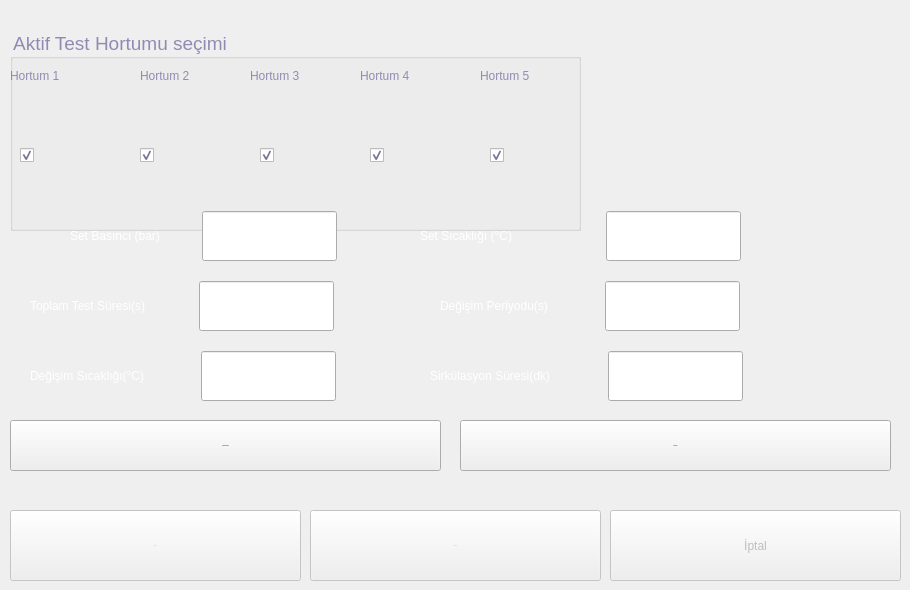
        <widget class="QWidget" name="p1500h">
         <widget class="QGroupBox" name="groupBox">
          <property name="geometry">
           <rect>
            <x>10</x>
            <y>30</y>
            <width>571</width>
            <height>201</height>
           </rect>
          </property>
          <property name="font">
           <font>
            <family>MS Shell Dlg 2</family>
            <pointsize>14</pointsize>
            <weight>50</weight>
            <italic>false</italic>
            <bold>false</bold>
           </font>
          </property>
          <property name="styleSheet">
           <string notr="true">font: 14pt &quot;MS Shell Dlg 2&quot;;
color :rgb(145, 139, 179);
</string>
          </property>
          <property name="title">
           <string>Aktif Test Hortumu seçimi</string>
          </property>
          <property name="alignment">
           <set>Qt::AlignLeading|Qt::AlignLeft|Qt::AlignVCenter</set>
          </property>
          <property name="flat">
           <bool>true</bool>
          </property>
          <property name="checkable">
           <bool>false</bool>
          </property>
          <widget class="QLabel" name="label_8">
           <property name="geometry">
            <rect>
             <x>470</x>
             <y>30</y>
             <width>91</width>
             <height>31</height>
            </rect>
           </property>
           <property name="text">
            <string>Hortum 5</string>
           </property>
           <property name="margin">
            <number>3</number>
           </property>
          </widget>
          <widget class="QCheckBox" name="checkBox_4">
           <property name="geometry">
            <rect>
             <x>130</x>
             <y>90</y>
             <width>61</width>
             <height>71</height>
            </rect>
           </property>
           <property name="text">
            <string/>
           </property>
           <property name="checked">
            <bool>true</bool>
           </property>
          </widget>
          <widget class="QCheckBox" name="checkBox_3">
           <property name="geometry">
            <rect>
             <x>480</x>
             <y>90</y>
             <width>61</width>
             <height>71</height>
            </rect>
           </property>
           <property name="text">
            <string/>
           </property>
           <property name="iconSize">
            <size>
             <width>32</width>
             <height>32</height>
            </size>
           </property>
           <property name="checked">
            <bool>true</bool>
           </property>
          </widget>
          <widget class="QCheckBox" name="checkBox">
           <property name="geometry">
            <rect>
             <x>10</x>
             <y>90</y>
             <width>61</width>
             <height>71</height>
            </rect>
           </property>
           <property name="text">
            <string/>
           </property>
           <property name="checkable">
            <bool>true</bool>
           </property>
           <property name="checked">
            <bool>true</bool>
           </property>
           <property name="tristate">
            <bool>false</bool>
           </property>
          </widget>
          <widget class="QLabel" name="label_6">
           <property name="geometry">
            <rect>
             <x>240</x>
             <y>30</y>
             <width>91</width>
             <height>31</height>
            </rect>
           </property>
           <property name="text">
            <string>Hortum 3</string>
           </property>
           <property name="margin">
            <number>3</number>
           </property>
          </widget>
          <widget class="QCheckBox" name="checkBox_2">
           <property name="geometry">
            <rect>
             <x>360</x>
             <y>90</y>
             <width>61</width>
             <height>71</height>
            </rect>
           </property>
           <property name="text">
            <string/>
           </property>
           <property name="checked">
            <bool>true</bool>
           </property>
          </widget>
          <widget class="QLabel" name="label_4">
           <property name="geometry">
            <rect>
             <x>0</x>
             <y>30</y>
             <width>91</width>
             <height>31</height>
            </rect>
           </property>
           <property name="text">
            <string>Hortum 1</string>
           </property>
           <property name="margin">
            <number>3</number>
           </property>
          </widget>
          <widget class="QLabel" name="label_7">
           <property name="geometry">
            <rect>
             <x>350</x>
             <y>30</y>
             <width>91</width>
             <height>31</height>
            </rect>
           </property>
           <property name="text">
            <string>Hortum 4</string>
           </property>
           <property name="margin">
            <number>3</number>
           </property>
          </widget>
          <widget class="QLabel" name="label_5">
           <property name="geometry">
            <rect>
             <x>130</x>
             <y>30</y>
             <width>91</width>
             <height>31</height>
            </rect>
           </property>
           <property name="text">
            <string>Hortum 2</string>
           </property>
           <property name="margin">
            <number>3</number>
           </property>
          </widget>
          <widget class="QCheckBox" name="checkBox_5">
           <property name="geometry">
            <rect>
             <x>250</x>
             <y>90</y>
             <width>61</width>
             <height>71</height>
            </rect>
           </property>
           <property name="text">
            <string/>
           </property>
           <property name="checked">
            <bool>true</bool>
           </property>
          </widget>
         </widget>
         <widget class="QPushButton" name="bPauseTest1500h">
          <property name="enabled">
           <bool>false</bool>
          </property>
          <property name="geometry">
           <rect>
            <x>310</x>
            <y>510</y>
            <width>291</width>
            <height>71</height>
           </rect>
          </property>
          <property name="minimumSize">
           <size>
            <width>94</width>
            <height>50</height>
           </size>
          </property>
          <property name="font">
           <font>
            <family>Gill Sans MT</family>
            <pointsize>-1</pointsize>
           </font>
          </property>
          <property name="styleSheet">
           <string notr="true">/*QPushButton {
color: #fff;
font-family: &quot;Gill Sans MT&quot;;
font-size: 21px;
border: 2px solid #c3fcf1;
border-radius: 11px;
padding: 5px;
background: qradialgradient(cx: 0.3, cy: -0.6,
fx: 0.3, fy: -0.4,
radius: 1.35, stop: 0 #65BAAB, stop: 1 #0E62A0);
min-width: 80px;
}
QPushButton:hover {
background: qradialgradient(cx: 0.3, cy: -0.4,
fx: 0.3, fy: -0.4,
radius: 1.35, stop: 0 #65BAAB, stop: 1 #0E62A0);
}
QPushButton:pressed {
background: qradialgradient(cx: 0.4, cy: -0.1,
fx: 0.4, fy: -0.1,
radius: 1.35, stop: 0 #65BAAB, stop: 1 #ddd);
}
QPushButton:disabled {
color: #888;
background: qradialgradient(cx: 0.4, cy: -0.1,
fx: 0.4, fy: -0.1,
radius: 1.35, stop: 0 #65BAAB, stop: 1 #ddd);
}</string>
          </property>
          <property name="text">
           <string>Beklet</string>
          </property>
         </widget>
         <widget class="QPushButton" name="bStopTest1500h">
          <property name="enabled">
           <bool>false</bool>
          </property>
          <property name="geometry">
           <rect>
            <x>610</x>
            <y>510</y>
            <width>291</width>
            <height>71</height>
           </rect>
          </property>
          <property name="minimumSize">
           <size>
            <width>94</width>
            <height>50</height>
           </size>
          </property>
          <property name="styleSheet">
           <string notr="true">/*QPushButton {
color: #fff;
font-family: &quot;Gill Sans MT&quot;;
font-size: 21px;
border: 2px solid #c3fcf1;
border-radius: 11px;
padding: 5px;
background: qradialgradient(cx: 0.3, cy: -0.6,
fx: 0.3, fy: -0.4,
radius: 1.35, stop: 0 #65BAAB, stop: 1 #0E62A0);
min-width: 80px;
}
QPushButton:hover {
background: qradialgradient(cx: 0.3, cy: -0.4,
fx: 0.3, fy: -0.4,
radius: 1.35, stop: 0 #65BAAB, stop: 1 #0E62A0);
}
QPushButton:pressed {
background: qradialgradient(cx: 0.4, cy: -0.1,
fx: 0.4, fy: -0.1,
radius: 1.35, stop: 0 #65BAAB, stop: 1 #ddd);
}
QPushButton:disabled {
color: #888;
background: qradialgradient(cx: 0.4, cy: -0.1,
fx: 0.4, fy: -0.1,
radius: 1.35, stop: 0 #65BAAB, stop: 1 #ddd);
}</string>
          </property>
          <property name="text">
           <string>İptal</string>
          </property>
         </widget>
         <widget class="QPushButton" name="bStartTest1500h">
          <property name="enabled">
           <bool>false</bool>
          </property>
          <property name="geometry">
           <rect>
            <x>10</x>
            <y>510</y>
            <width>291</width>
            <height>71</height>
           </rect>
          </property>
          <property name="minimumSize">
           <size>
            <width>94</width>
            <height>50</height>
           </size>
          </property>
          <property name="font">
           <font>
            <family>Gill Sans MT</family>
            <pointsize>-1</pointsize>
           </font>
          </property>
          <property name="styleSheet">
           <string notr="true">/*QPushButton {
color: #fff;
font-family: &quot;Gill Sans MT&quot;;
font-size: 21px;
border: 2px solid #c3fcf1;
border-radius: 11px;
padding: 5px;
background: qradialgradient(cx: 0.3, cy: -0.6,
fx: 0.3, fy: -0.4,
radius: 1.35, stop: 0 #65BAAB, stop: 1 #0E62A0);
min-width: 80px;
}
QPushButton:hover {
background: qradialgradient(cx: 0.3, cy: -0.4,
fx: 0.3, fy: -0.4,
radius: 1.35, stop: 0 #65BAAB, stop: 1 #0E62A0);
}
QPushButton:pressed {
background: qradialgradient(cx: 0.4, cy: -0.1,
fx: 0.4, fy: -0.1,
radius: 1.35, stop: 0 #65BAAB, stop: 1 #ddd);
}
QPushButton:disabled {
color: #888;
background: qradialgradient(cx: 0.4, cy: -0.1,
fx: 0.4, fy: -0.1,
radius: 1.35, stop: 0 #65BAAB, stop: 1 #ddd);
}</string>
          </property>
          <property name="text">
           <string>Başlat</string>
          </property>
          <property name="iconSize">
           <size>
            <width>24</width>
            <height>15</height>
           </size>
          </property>
         </widget>
         <widget class="QPushButton" name="bSendProfile1500h">
          <property name="enabled">
           <bool>true</bool>
          </property>
          <property name="geometry">
           <rect>
            <x>10</x>
            <y>420</y>
            <width>431</width>
            <height>51</height>
           </rect>
          </property>
          <property name="minimumSize">
           <size>
            <width>94</width>
            <height>50</height>
           </size>
          </property>
          <property name="font">
           <font>
            <family>Gill Sans MT</family>
            <pointsize>-1</pointsize>
           </font>
          </property>
          <property name="styleSheet">
           <string notr="true">/*QPushButton {
color: #fff;
font-family: &quot;Gill Sans MT&quot;;
font-size: 21px;
border: 2px solid #c3fcf1;
border-radius: 11px;
padding: 5px;
background: qradialgradient(cx: 0.3, cy: -0.6,
fx: 0.3, fy: -0.4,
radius: 1.35, stop: 0 #65BAAB, stop: 1 #0E62A0);
min-width: 80px;
}
QPushButton:hover {
background: qradialgradient(cx: 0.3, cy: -0.4,
fx: 0.3, fy: -0.4,
radius: 1.35, stop: 0 #65BAAB, stop: 1 #0E62A0);
}
QPushButton:pressed {
background: qradialgradient(cx: 0.4, cy: -0.1,
fx: 0.4, fy: -0.1,
radius: 1.35, stop: 0 #65BAAB, stop: 1 #ddd);
}
QPushButton:disabled {
color: #888;
background: qradialgradient(cx: 0.4, cy: -0.1,
fx: 0.4, fy: -0.1,
radius: 1.35, stop: 0 #65BAAB, stop: 1 #ddd);
}</string>
          </property>
          <property name="text">
           <string>Seçimi Onayla</string>
          </property>
          <property name="iconSize">
           <size>
            <width>24</width>
            <height>15</height>
           </size>
          </property>
         </widget>
         <widget class="QWidget" name="layoutWidget">
          <property name="geometry">
           <rect>
            <x>420</x>
            <y>210</y>
            <width>321</width>
            <height>52</height>
           </rect>
          </property>
          <layout class="QHBoxLayout" name="horizontalLayout_11">
           <item>
            <widget class="QLabel" name="label_53">
             <property name="styleSheet">
              <string notr="true">QLabel{
color : #fff;
font: 75 14pt &quot;Gill Sans MT&quot;;
}</string>
             </property>
             <property name="text">
              <string>Set Sıcaklığı (°C)</string>
             </property>
            </widget>
           </item>
           <item>
            <widget class="QLineEdit" name="leSetTemperature1500h">
             <property name="sizePolicy">
              <sizepolicy hsizetype="Fixed" vsizetype="Fixed">
               <horstretch>0</horstretch>
               <verstretch>0</verstretch>
              </sizepolicy>
             </property>
             <property name="minimumSize">
              <size>
               <width>135</width>
               <height>50</height>
              </size>
             </property>
             <property name="maximumSize">
              <size>
               <width>135</width>
               <height>16777215</height>
              </size>
             </property>
            </widget>
           </item>
          </layout>
         </widget>
         <widget class="QWidget" name="layoutWidget">
          <property name="geometry">
           <rect>
            <x>30</x>
            <y>350</y>
            <width>306</width>
            <height>52</height>
           </rect>
          </property>
          <layout class="QHBoxLayout" name="horizontalLayout_7">
           <item>
            <widget class="QLabel" name="label_56">
             <property name="styleSheet">
              <string notr="true">QLabel{
color : #fff;
font: 75 14pt &quot;Gill Sans MT&quot;;
}</string>
             </property>
             <property name="text">
              <string>Değişim Sıcaklığı(°C)</string>
             </property>
            </widget>
           </item>
           <item>
            <widget class="QLineEdit" name="leLiquidChangePeriod1500h_2">
             <property name="sizePolicy">
              <sizepolicy hsizetype="Fixed" vsizetype="Fixed">
               <horstretch>0</horstretch>
               <verstretch>0</verstretch>
              </sizepolicy>
             </property>
             <property name="minimumSize">
              <size>
               <width>134</width>
               <height>50</height>
              </size>
             </property>
             <property name="maximumSize">
              <size>
               <width>135</width>
               <height>16777215</height>
              </size>
             </property>
            </widget>
           </item>
          </layout>
         </widget>
         <widget class="QWidget" name="layoutWidget">
          <property name="geometry">
           <rect>
            <x>440</x>
            <y>280</y>
            <width>300</width>
            <height>52</height>
           </rect>
          </property>
          <layout class="QHBoxLayout" name="horizontalLayout_8">
           <item>
            <widget class="QLabel" name="label_55">
             <property name="styleSheet">
              <string notr="true">QLabel{
color : #fff;
font: 75 14pt &quot;Gill Sans MT&quot;;
}</string>
             </property>
             <property name="text">
              <string>Değişim Periyodu(s)</string>
             </property>
            </widget>
           </item>
           <item>
            <widget class="QLineEdit" name="leLiquidChangePeriod1500h">
             <property name="sizePolicy">
              <sizepolicy hsizetype="Fixed" vsizetype="Fixed">
               <horstretch>0</horstretch>
               <verstretch>0</verstretch>
              </sizepolicy>
             </property>
             <property name="minimumSize">
              <size>
               <width>134</width>
               <height>50</height>
              </size>
             </property>
             <property name="maximumSize">
              <size>
               <width>135</width>
               <height>16777215</height>
              </size>
             </property>
            </widget>
           </item>
          </layout>
         </widget>
         <widget class="QWidget" name="layoutWidget">
          <property name="geometry">
           <rect>
            <x>30</x>
            <y>280</y>
            <width>304</width>
            <height>52</height>
           </rect>
          </property>
          <layout class="QHBoxLayout" name="horizontalLayout_9">
           <item>
            <widget class="QLabel" name="label_54">
             <property name="styleSheet">
              <string notr="true">QLabel{
color : #fff;
font: 75 14pt &quot;Gill Sans MT&quot;;
}</string>
             </property>
             <property name="text">
              <string>Toplam Test Süresi(s)</string>
             </property>
            </widget>
           </item>
           <item>
            <widget class="QLineEdit" name="leTotalTestDuration1500h">
             <property name="sizePolicy">
              <sizepolicy hsizetype="Fixed" vsizetype="Fixed">
               <horstretch>0</horstretch>
               <verstretch>0</verstretch>
              </sizepolicy>
             </property>
             <property name="minimumSize">
              <size>
               <width>135</width>
               <height>50</height>
              </size>
             </property>
             <property name="maximumSize">
              <size>
               <width>135</width>
               <height>16777215</height>
              </size>
             </property>
            </widget>
           </item>
          </layout>
         </widget>
         <widget class="QWidget" name="layoutWidget">
          <property name="geometry">
           <rect>
            <x>70</x>
            <y>210</y>
            <width>267</width>
            <height>52</height>
           </rect>
          </property>
          <layout class="QHBoxLayout" name="horizontalLayout_10">
           <item>
            <widget class="QLabel" name="label_52">
             <property name="styleSheet">
              <string notr="true">QLabel{
color : #fff;
font: 75 14pt &quot;Gill Sans MT&quot;;
}</string>
             </property>
             <property name="text">
              <string>Set Basıncı (bar)</string>
             </property>
            </widget>
           </item>
           <item>
            <widget class="QLineEdit" name="leSetPressure1500h">
             <property name="sizePolicy">
              <sizepolicy hsizetype="Fixed" vsizetype="Fixed">
               <horstretch>0</horstretch>
               <verstretch>0</verstretch>
              </sizepolicy>
             </property>
             <property name="minimumSize">
              <size>
               <width>135</width>
               <height>50</height>
              </size>
             </property>
             <property name="maximumSize">
              <size>
               <width>135</width>
               <height>16777215</height>
              </size>
             </property>
            </widget>
           </item>
          </layout>
         </widget>
         <widget class="QWidget" name="layoutWidget">
          <property name="geometry">
           <rect>
            <x>430</x>
            <y>350</y>
            <width>313</width>
            <height>52</height>
           </rect>
          </property>
          <layout class="QHBoxLayout" name="horizontalLayout_12">
           <item>
            <widget class="QLabel" name="label_57">
             <property name="styleSheet">
              <string notr="true">QLabel{
color : #fff;
font: 75 14pt &quot;Gill Sans MT&quot;;
}</string>
             </property>
             <property name="text">
              <string>Sirkülasyon Süresi(dk)</string>
             </property>
            </widget>
           </item>
           <item>
            <widget class="QLineEdit" name="leLiquidChangePeriod1500h_3">
             <property name="sizePolicy">
              <sizepolicy hsizetype="Fixed" vsizetype="Fixed">
               <horstretch>0</horstretch>
               <verstretch>0</verstretch>
              </sizepolicy>
             </property>
             <property name="minimumSize">
              <size>
               <width>134</width>
               <height>50</height>
              </size>
             </property>
             <property name="maximumSize">
              <size>
               <width>135</width>
               <height>16777215</height>
              </size>
             </property>
            </widget>
           </item>
          </layout>
         </widget>
         <widget class="QPushButton" name="bChooseData">
          <property name="enabled">
           <bool>true</bool>
          </property>
          <property name="geometry">
           <rect>
            <x>460</x>
            <y>420</y>
            <width>431</width>
            <height>51</height>
           </rect>
          </property>
          <property name="minimumSize">
           <size>
            <width>94</width>
            <height>50</height>
           </size>
          </property>
          <property name="font">
           <font>
            <family>Gill Sans MT</family>
            <pointsize>-1</pointsize>
           </font>
          </property>
          <property name="styleSheet">
           <string notr="true">/*QPushButton {
color: #fff;
font-family: &quot;Gill Sans MT&quot;;
font-size: 21px;
border: 2px solid #c3fcf1;
border-radius: 11px;
padding: 5px;
background: qradialgradient(cx: 0.3, cy: -0.6,
fx: 0.3, fy: -0.4,
radius: 1.35, stop: 0 #65BAAB, stop: 1 #0E62A0);
min-width: 80px;
}
QPushButton:hover {
background: qradialgradient(cx: 0.3, cy: -0.4,
fx: 0.3, fy: -0.4,
radius: 1.35, stop: 0 #65BAAB, stop: 1 #0E62A0);
}
QPushButton:pressed {
background: qradialgradient(cx: 0.4, cy: -0.1,
fx: 0.4, fy: -0.1,
radius: 1.35, stop: 0 #65BAAB, stop: 1 #ddd);
}
QPushButton:disabled {
color: #888;
background: qradialgradient(cx: 0.4, cy: -0.1,
fx: 0.4, fy: -0.1,
radius: 1.35, stop: 0 #65BAAB, stop: 1 #ddd);
}</string>
          </property>
          <property name="text">
           <string>Kayıt Seç</string>
          </property>
          <property name="iconSize">
           <size>
            <width>24</width>
            <height>15</height>
           </size>
          </property>
         </widget>
        </widget>
